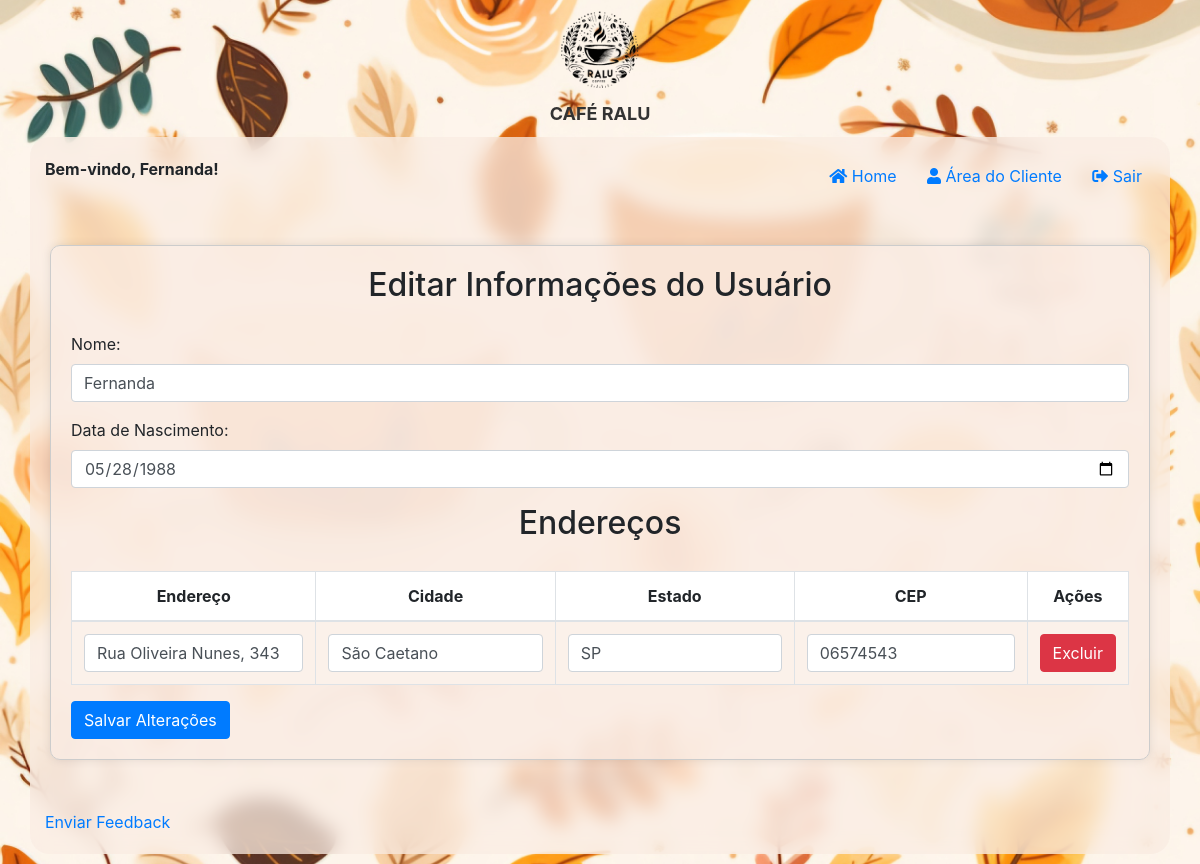
The app's page /editar_usuario (signed in) with its own data.
### models.py (models this page shows)
class Usuario(Base):
    __tablename__ = 'usuarios'
    email = Column(String, primary_key=True)
    nome = Column(String)
    senha = Column(String)
    codigo_recuperacao = Column(String)
    data_nascimento = Column(Date)
    enderecos = relationship('Endereco', back_populates='usuario')
    cartoes_credito = relationship('CartaoCredito', back_populates='usuario')
    compras = relationship('Compra', back_populates='usuario')

class Endereco(Base):
    __tablename__ = 'enderecos'
    id = Column(Integer, primary_key=True, autoincrement=True)
    email_usuario = Column(String, ForeignKey('usuarios.email'), nullable=False)
    endereco = Column(String, nullable=False)
    cidade = Column(String, nullable=False)
    estado = Column(String, nullable=False)
    cep = Column(String, nullable=False)
    usuario = relationship('Usuario', back_populates='enderecos')
    compras = relationship('Compra', back_populates='endereco')

### app.py (the view)
@app.route('/editar_usuario', methods=['GET', 'POST'])
@login_required
def editar_usuario():
    usuario = db_session.query(Usuario).filter_by(email=session['user_id']).first()
    enderecos = db_session.query(Endereco).filter_by(email_usuario=session['user_id']).all()
    if request.method == 'POST':
        usuario.nome = request.form['nome']
        usuario.data_nascimento = datetime.strptime(request.form['data_nascimento'], '%Y-%m-%d').date()
        db_session.commit()
        return redirect(url_for('area_cliente'))
    return render_template('editar_usuario.html', usuario=usuario, enderecos=enderecos)

### app.py (called while the page is built)
def login_required(f):
    @wraps(f)
    def decorated_function(*args, **kwargs):
        if 'user_id' not in session:
            return redirect(url_for('index'))
        return f(*args, **kwargs)
    return decorated_function

### templates/editar_usuario.html (shortened to what this page needs)
{% extends "base.html" %}
{% block content %}
<div class="centered-form">
    <h2>Editar Informações do Usuário</h2>
    <form action="{{ url_for('editar_usuario') }}" method="post" class="needs-validation" novalidate>
        <div class="form-group">
            <label for="nome">Nome:</label>
            <input type="text" id="nome" name="nome" class="form-control" value="{{ usuario.nome }}" required>
        </div>
        <div class="form-group">
            <label for="data_nascimento">Data de Nascimento:</label>
            <input type="date" id="data_nascimento" name="data_nascimento" class="form-control" value="{{ usuario.data_nascimento.strftime('%Y-%m-%d') if usuario.data_nascimento else '' }}" required>
        </div>
        <h2>Endereços</h2>
        <div class="table-responsive">
            <table class="table">
                <thead>
                    <tr>
                        <th>Endereço</th>
                        <th>Cidade</th>
                        <th>Estado</th>
                        <th>CEP</th>
                        <th>Ações</th>
                    </tr>
                </thead>
                <tbody>
                    {% for endereco in enderecos %}
                    <tr>
                        <td><input type="text" name="endereco_{{ endereco.id }}" class="form-control" value="{{ endereco.endereco }}" required></td>
                        <td><input type="text" name="cidade_{{ endereco.id }}" class="form-control" value="{{ endereco.cidade }}" required></td>
                        <td><input type="text" name="estado_{{ endereco.id }}" class="form-control" value="{{ endereco.estado }}" required></td>
                        <td><input type="text" name="cep_{{ endereco.id }}" class="form-control" value="{{ endereco.cep }}" required></td>
                        <td>
                            <form action="{{ url_for('excluir_endereco', endereco_id=endereco.id) }}" method="post" style="display:inline;">
                                <button type="submit" class="btn btn-danger">Excluir</button>
                            </form>
                        </td>
                    </tr>
                    {% endfor %}
                </tbody>
            </table>
        </div>
        <button type="submit" class="btn btn-primary">Salvar Alterações</button>
    </form>
</div>
{% endblock %}

### templates/base.html (shortened to what this page needs)
<!DOCTYPE html>
<html lang="en">
<head>
    <link rel="stylesheet" href="{{ url_for('static', filename='css/styles.css') }}">
    <link rel="stylesheet" href="https://stackpath.bootstrapcdn.com/bootstrap/4.5.2/css/bootstrap.min.css">
    <link rel="stylesheet" href="https://cdnjs.cloudflare.com/ajax/libs/font-awesome/5.15.3/css/all.min.css">
</head>
<body>
        <div class="logo">
            <img src="{{ url_for('static', filename='logo ralu.png') }}" alt="Logo" class="img-fluid">
            <span class="logo-text">CAFÉ RALU</span>
        </div>
    <div class="container">
        <div class="row">
            <div class="col text-left">
                {% if session.get('user_name') %}
                <span class="bem_vindo">Bem-vindo, {{ session.get('user_name') }}!</span>
                {% endif %}
            </div>
            <div class="col text-right">
                <a href="{{ url_for('catalogo') }}" class="btn btn-link">
                    <i class="fas fa-home"></i> Home
                </a>
                {% if session.get('user_name') %}
                <a href="{{ url_for('area_cliente') }}" class="btn btn-link">
                    <i class="fas fa-user"></i> Área do Cliente
                </a>
                <a href="{{ url_for('logout') }}" class="btn btn-link">
                    <i class="fas fa-sign-out-alt"></i> Sair
                </a>
                {% else %}
                <a href="{{ url_for('index') }}" class="btn btn-link">
                    <i class="fas fa-sign-in-alt"></i> Login
                </a>
                {% endif %}
            </div>
        </div>
        {% block content %}{% endblock %}
    <a href="{{ url_for('feedback') }}">Enviar Feedback</a>
</div>
</body>
</html>

### static/css/styles.css (style rules this page uses)
body { font-family: Arial, sans-serif; margin: 0; padding: 0; background-image: url('/static/fundo.jpg'); background-size: cover; background-repeat: no-repeat; background-position: center center; background-attachment: fixed; font-size: 18px; }
.bem_vindo { font-weight: bold; }
.logo { display: flex; flex-direction: column; align-items: center; }
.logo img { max-height: 100px; }
.logo-text { font-size: 18px; font-weight: bold; color: #333; }
h1, h2 { text-align: center; font-weight: bold; }
h2 { padding-bottom: 20px; }
label { display: block; margin-bottom: 5px; }
.btn { display: inline-block; padding: 10px 15px; font-size: 16px; font-weight: bold; text-align: center; text-decoration: none; border-radius: 4px; transition: background-color 0.3s; }
.btn-primary { color: #fff; background-color: #007bff; border-color: #007bff; }
.btn-danger { color: #fff; background-color: #dc3545; border-color: #dc3545; }
.form-group { margin-bottom: 15px; position: relative; }
.container { margin: 10px auto; padding: 20px; border-radius: 20px; background-color: rgb(250,236,227,0.75); backdrop-filter: blur(10px); }
.centered-form { max-width: 1100px; margin: 50px auto; padding: 20px; border: 1px solid #ccc; border-radius: 10px; box-shadow: 0 0 10px rgba(0, 0, 0, 0.1); background-color: rgb(250,236,227,0.75); }
.table { width: 100%; margin-bottom: 10px; border-collapse: collapse; background-color: white }
.table-responsive { max-height: 400px; overflow-y: auto; position: relative; ; }
.table-responsive thead th { position: sticky; top: 0; background-color: #fff; z-index: 1; }
thead { background-color: #d1d1d1; text-align: center; }
tbody { background-color: rgb(250,236,227,0.75); text-align: center; }
th, td { padding: 0.75rem; vertical-align: center; border-top: 1px solid #dee2e6; padding: 10px; border: 1px solid #dee2e6; text-align: center; }

### records on screen
Usuario: get "Fernanda", nome "Fernanda", data_nascimento "05/28/1988"
Endereco: endereco "Rua Oliveira Nunes, 343", cidade "São Caetano", estado "SP", cep "06574543"
